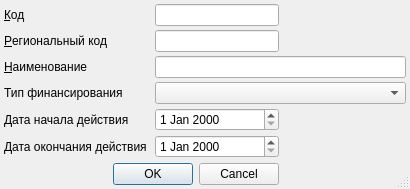
<?xml version="1.0" encoding="UTF-8"?>
<ui version="4.0">
 <class>ItemEditorDialog</class>
 <widget class="QDialog" name="ItemEditorDialog">
  <property name="geometry">
   <rect>
    <x>0</x>
    <y>0</y>
    <width>410</width>
    <height>189</height>
   </rect>
  </property>
  <property name="windowTitle">
   <string>ChangeMe!</string>
  </property>
  <property name="sizeGripEnabled">
   <bool>true</bool>
  </property>
  <layout class="QGridLayout">
   <property name="margin">
    <number>4</number>
   </property>
   <property name="spacing">
    <number>4</number>
   </property>
   <item row="0" column="0">
    <widget class="QLabel" name="lblCode">
     <property name="sizePolicy">
      <sizepolicy hsizetype="Maximum" vsizetype="Preferred">
       <horstretch>0</horstretch>
       <verstretch>0</verstretch>
      </sizepolicy>
     </property>
     <property name="text">
      <string>&amp;Код</string>
     </property>
     <property name="buddy">
      <cstring>edtCode</cstring>
     </property>
    </widget>
   </item>
   <item row="3" column="0">
    <widget class="QLabel" name="lblName">
     <property name="sizePolicy">
      <sizepolicy hsizetype="Maximum" vsizetype="Preferred">
       <horstretch>0</horstretch>
       <verstretch>0</verstretch>
      </sizepolicy>
     </property>
     <property name="text">
      <string>&amp;Наименование</string>
     </property>
     <property name="buddy">
      <cstring>edtName</cstring>
     </property>
    </widget>
   </item>
   <item row="7" column="0">
    <spacer name="verticalSpacer">
     <property name="orientation">
      <enum>Qt::Vertical</enum>
     </property>
     <property name="sizeHint" stdset="0">
      <size>
       <width>20</width>
       <height>40</height>
      </size>
     </property>
    </spacer>
   </item>
   <item row="10" column="0" colspan="3">
    <widget class="QDialogButtonBox" name="buttonBox">
     <property name="standardButtons">
      <set>QDialogButtonBox::Cancel|QDialogButtonBox::Ok</set>
     </property>
    </widget>
   </item>
   <item row="6" column="0">
    <widget class="QLabel" name="lblEndDate">
     <property name="sizePolicy">
      <sizepolicy hsizetype="Maximum" vsizetype="Preferred">
       <horstretch>0</horstretch>
       <verstretch>0</verstretch>
      </sizepolicy>
     </property>
     <property name="text">
      <string>Дата окончания действия</string>
     </property>
    </widget>
   </item>
   <item row="4" column="0">
    <widget class="QLabel" name="lblFinance">
     <property name="sizePolicy">
      <sizepolicy hsizetype="Maximum" vsizetype="Preferred">
       <horstretch>0</horstretch>
       <verstretch>0</verstretch>
      </sizepolicy>
     </property>
     <property name="text">
      <string>Тип финансирования</string>
     </property>
    </widget>
   </item>
   <item row="5" column="0">
    <widget class="QLabel" name="lblBegDate">
     <property name="sizePolicy">
      <sizepolicy hsizetype="Maximum" vsizetype="Preferred">
       <horstretch>0</horstretch>
       <verstretch>0</verstretch>
      </sizepolicy>
     </property>
     <property name="text">
      <string>Дата начала действия</string>
     </property>
    </widget>
   </item>
   <item row="6" column="2">
    <widget class="QDateEdit" name="edtEndDate"/>
   </item>
   <item row="5" column="2">
    <widget class="QDateEdit" name="edtBegDate"/>
   </item>
   <item row="1" column="0">
    <widget class="QLabel" name="lblRegionalCode">
     <property name="sizePolicy">
      <sizepolicy hsizetype="Maximum" vsizetype="Preferred">
       <horstretch>0</horstretch>
       <verstretch>0</verstretch>
      </sizepolicy>
     </property>
     <property name="text">
      <string>&amp;Региональный код</string>
     </property>
     <property name="buddy">
      <cstring>edtCode</cstring>
     </property>
    </widget>
   </item>
   <item row="4" column="2" colspan="2">
    <widget class="CRBComboBox" name="cmbFinance"/>
   </item>
   <item row="3" column="2" colspan="2">
    <widget class="QLineEdit" name="edtName"/>
   </item>
   <item row="0" column="2">
    <widget class="QLineEdit" name="edtCode">
     <property name="maxLength">
      <number>8</number>
     </property>
    </widget>
   </item>
   <item row="1" column="2">
    <widget class="QLineEdit" name="edtRegionalCode">
     <property name="maxLength">
      <number>8</number>
     </property>
    </widget>
   </item>
   <item row="5" column="3">
    <spacer name="horizontalSpacer">
     <property name="orientation">
      <enum>Qt::Horizontal</enum>
     </property>
     <property name="sizeHint" stdset="0">
      <size>
       <width>40</width>
       <height>20</height>
      </size>
     </property>
    </spacer>
   </item>
  </layout>
 </widget>
 <customwidgets>
  <customwidget>
   <class>CRBComboBox</class>
   <extends>QComboBox</extends>
   <header>library/crbcombobox.h</header>
  </customwidget>
 </customwidgets>
 <tabstops>
  <tabstop>edtCode</tabstop>
  <tabstop>edtName</tabstop>
  <tabstop>cmbFinance</tabstop>
  <tabstop>buttonBox</tabstop>
 </tabstops>
 <resources/>
 <connections>
  <connection>
   <sender>buttonBox</sender>
   <signal>accepted()</signal>
   <receiver>ItemEditorDialog</receiver>
   <slot>accept()</slot>
   <hints>
    <hint type="sourcelabel">
     <x>159</x>
     <y>149</y>
    </hint>
    <hint type="destinationlabel">
     <x>159</x>
     <y>82</y>
    </hint>
   </hints>
  </connection>
  <connection>
   <sender>buttonBox</sender>
   <signal>rejected()</signal>
   <receiver>ItemEditorDialog</receiver>
   <slot>reject()</slot>
   <hints>
    <hint type="sourcelabel">
     <x>159</x>
     <y>149</y>
    </hint>
    <hint type="destinationlabel">
     <x>159</x>
     <y>82</y>
    </hint>
   </hints>
  </connection>
 </connections>
</ui>
